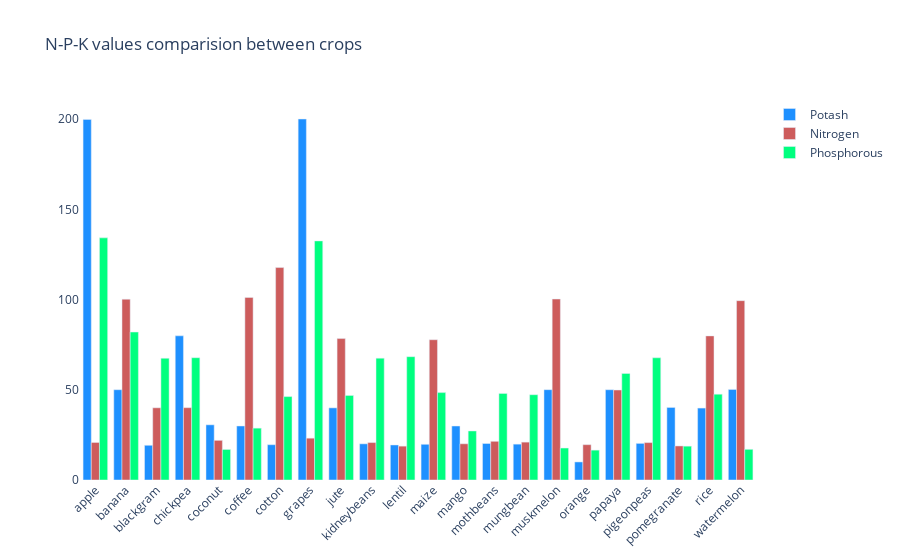

Notebook code for this chart:
### Code cell
# N-P-K Values comparison between crops

fig = go.Figure()
fig.add_trace(go.Bar(
    x=crop_summary.index,
    y=crop_summary['K'],
    name='Potash',
    marker_color='dodgerblue'
))
fig.add_trace(go.Bar(
    x=crop_summary.index,
    y=crop_summary['N'],
    name='Nitrogen',
    marker_color='indianred'
))
fig.add_trace(go.Bar(
    x=crop_summary.index,
    y=crop_summary['P'],
    name='Phosphorous',
    marker_color='springgreen'
))


fig.update_layout(title="N-P-K values comparision between crops",
                  plot_bgcolor='white',
                  barmode='group',
                  xaxis_tickangle=-45)

fig.show()

### Figure 1 — Plotly figure (JSON) as saved in the notebook; plotly's stock layout.template omitted (floating-point values rounded to 4 significant figures)
{"data": [{"marker": {"color": "dodgerblue"}, "name": "Potash", "type": "bar", "x": ["apple", "banana", "blackgram", "chickpea", "coconut", "coffee", "cotton", "grapes", "jute", "kidneybeans", "lentil", "maize", "mango", "mothbeans", "mungbean", "muskmelon", "orange", "papaya", "pigeonpeas", "pomegranate", "rice", "watermelon"], "y": [199.9, 50.05, 19.24, 79.92, 30.59, 29.94, 19.56, 200.1, 39.99, 20.05, 19.41, 19.79, 29.92, 20.23, 19.87, 50.08, 10.01, 50.04, 20.29, 40.21, 39.87, 50.22]}, {"marker": {"color": "indianred"}, "name": "Nitrogen", "type": "bar", "x": ["apple", "banana", "blackgram", "chickpea", "coconut", "coffee", "cotton", "grapes", "jute", "kidneybeans", "lentil", "maize", "mango", "mothbeans", "mungbean", "muskmelon", "orange", "papaya", "pigeonpeas", "pomegranate", "rice", "watermelon"], "y": [20.8, 100.2, 40.02, 40.09, 21.98, 101.2, 117.8, 23.18, 78.4, 20.75, 18.77, 77.76, 20.07, 21.44, 20.99, 100.3, 19.58, 49.88, 20.73, 18.87, 79.89, 99.42]}, {"marker": {"color": "springgreen"}, "name": "Phosphorous", "type": "bar", "x": ["apple", "banana", "blackgram", "chickpea", "coconut", "coffee", "cotton", "grapes", "jute", "kidneybeans", "lentil", "maize", "mango", "mothbeans", "mungbean", "muskmelon", "orange", "papaya", "pigeonpeas", "pomegranate", "rice", "watermelon"], "y": [134.2, 82.01, 67.47, 67.79, 16.93, 28.74, 46.24, 132.5, 46.86, 67.54, 68.36, 48.44, 27.18, 48.01, 47.28, 17.72, 16.55, 59.05, 67.73, 18.75, 47.58, 17]}], "layout": {"barmode": "group", "plot_bgcolor": "white", "title": {"text": "N-P-K values comparision between crops"}, "xaxis": {"tickangle": -45}}}
